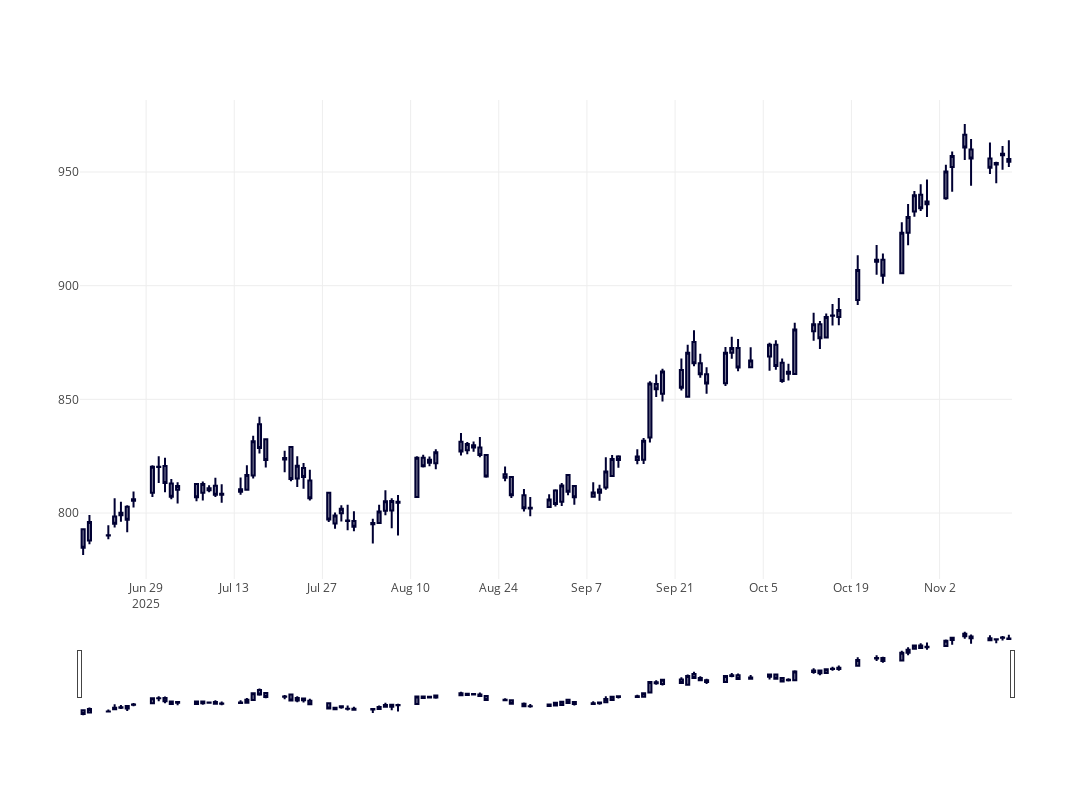

Here is the notebook cell this chart was saved with:
### Markdown cell above
# Visualize above using plotly chart

### Code cell
import plotly.graph_objects as go
fig = go.Figure(data= [
    go.Candlestick(
         x = stock_df.index,
         open = stock_df["1. open"],
         high = stock_df["2. high"],
         low = stock_df["3. low"],
         close = stock_df["4. close"]
    )
])
fig.update_layout(
    height = 800,
    width = 1200

)
fig.show()
